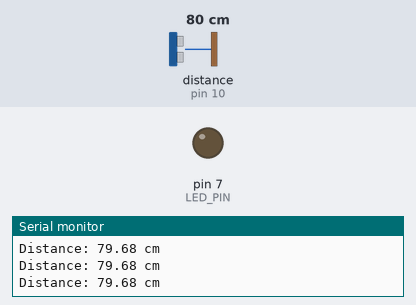
The sketch below on a simulated Arduino Uno, built with avr-gcc and run on an emulated ATmega328P. Shown: output pins drawn as LEDs (lit = HIGH), the last lines printed to the serial monitor. Wiring (inferred from the names in the program): ultrasonic range finder: trigger pin 9; echo pin 10. Dashed ring = blinking. The inputs (shaded band) are chosen by the test bench; at power-on: distance to the obstacle (sensor on pin 10) 80 cm. The echo pulse lasts 58.3 µs per cm; pins used as bus, display or sensor lines are not drawn.

Above: at 1.2 s.
1.3 s: distance to the obstacle (sensor on pin 10) set to 66 cm
2.8 s: distance to the obstacle (sensor on pin 10) set to 58 cm
At 2.94 s:
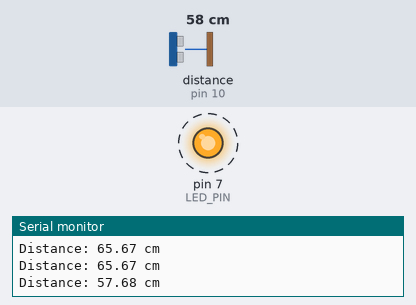
5.8 s: distance to the obstacle (sensor on pin 10) set to 250 cm
At 6.9 s:
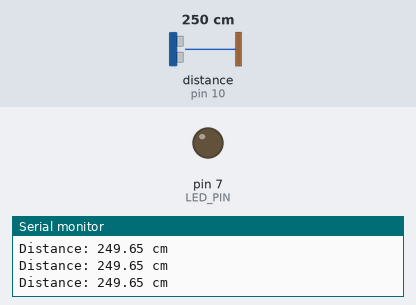
7.3 s: distance to the obstacle (sensor on pin 10) set to 2 cm
At 7.47 s:
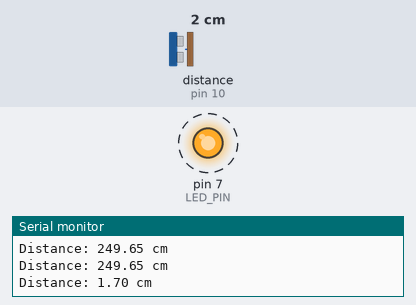
Timing chart, 0 to 11.3 s (numbered marks = the images above; inputs shaded):
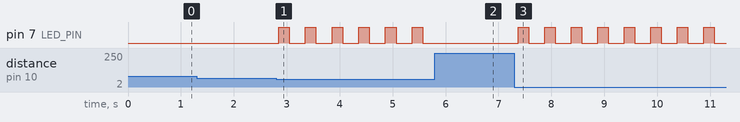

The sketch:

ultrasonic_radar.ino
```cpp
#define TRIG_PIN 9   // Ultrasonic sensor TRIG
#define ECHO_PIN 10  // Ultrasonic sensor ECHO
#define LED_PIN 7    // LED pin

//make sure power is at 5v because 3.3v does not work

// Speed of sound constant
#define SOUND_SPEED 0.0343 // cm per microsecond

// Threshold distance (2 feet ≈ 61 cm)
#define THRESHOLD_CM 61

void setup() {
  pinMode(TRIG_PIN, OUTPUT);
  pinMode(ECHO_PIN, INPUT);
  pinMode(LED_PIN, OUTPUT);
  Serial.begin(9600);
}

void loop() {
  // Send a 10us HIGH pulse to trigger the ultrasonic burst
  digitalWrite(TRIG_PIN, LOW);
  delayMicroseconds(2);
  digitalWrite(TRIG_PIN, HIGH);
  delayMicroseconds(10);
  digitalWrite(TRIG_PIN, LOW);

  // Measure the time for echo to return
  long duration = pulseIn(ECHO_PIN, HIGH);

  // Convert time to distance (cm)
  float distanceCm = duration * SOUND_SPEED / 2.0;

  Serial.print("Distance: ");
  Serial.print(distanceCm);
  Serial.println(" cm");

  // If object is within 2 feet, flash LED
  if (distanceCm > 0 && distanceCm <= THRESHOLD_CM) {
    digitalWrite(LED_PIN, HIGH);
    delay(200);
    digitalWrite(LED_PIN, LOW);
    delay(200);
  } else {
    digitalWrite(LED_PIN, LOW); // LED stays off otherwise
  }

  delay(100); // short delay before next reading
}
```

Measured:
- the behaviour switches between 62 and 61 cm on distance to the obstacle (sensor on pin 10) (found by bisection; images 0 and 1)
- after the input at 2.8 s, pin 7 (LED_PIN): alternates HIGH for 0.20 s and LOW for 0.30 s, starting after 0.05 s
- after the input at 5.8 s, pin 7 (LED_PIN): stops changing and stays LOW
- after the input at 7.3 s, pin 7 (LED_PIN): alternates HIGH for 0.20 s and LOW for 0.30 s, starting after 0.07 s
